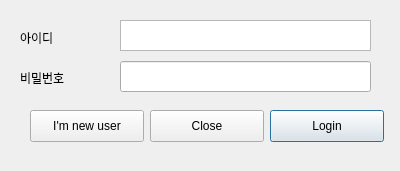
<?xml version="1.0" encoding="UTF-8"?>
<ui version="4.0">
 <class>LogInDialog</class>
 <widget class="QDialog" name="LogInDialog">
  <property name="geometry">
   <rect>
    <x>0</x>
    <y>0</y>
    <width>400</width>
    <height>171</height>
   </rect>
  </property>
  <property name="sizePolicy">
   <sizepolicy hsizetype="Fixed" vsizetype="Fixed">
    <horstretch>0</horstretch>
    <verstretch>0</verstretch>
   </sizepolicy>
  </property>
  <property name="minimumSize">
   <size>
    <width>400</width>
    <height>171</height>
   </size>
  </property>
  <property name="maximumSize">
   <size>
    <width>400</width>
    <height>171</height>
   </size>
  </property>
  <property name="baseSize">
   <size>
    <width>400</width>
    <height>171</height>
   </size>
  </property>
  <property name="focusPolicy">
   <enum>Qt::WheelFocus</enum>
  </property>
  <property name="windowTitle">
   <string>Login</string>
  </property>
  <widget class="QTextEdit" name="UserIDInput">
   <property name="geometry">
    <rect>
     <x>120</x>
     <y>20</y>
     <width>251</width>
     <height>31</height>
    </rect>
   </property>
   <property name="focusPolicy">
    <enum>Qt::StrongFocus</enum>
   </property>
   <property name="tabChangesFocus">
    <bool>true</bool>
   </property>
  </widget>
  <widget class="QPushButton" name="btnLogin">
   <property name="geometry">
    <rect>
     <x>270</x>
     <y>110</y>
     <width>114</width>
     <height>32</height>
    </rect>
   </property>
   <property name="text">
    <string>Login</string>
   </property>
   <property name="default">
    <bool>true</bool>
   </property>
  </widget>
  <widget class="QPushButton" name="btnClose">
   <property name="geometry">
    <rect>
     <x>150</x>
     <y>110</y>
     <width>114</width>
     <height>32</height>
    </rect>
   </property>
   <property name="focusPolicy">
    <enum>Qt::StrongFocus</enum>
   </property>
   <property name="text">
    <string>Close</string>
   </property>
   <property name="autoDefault">
    <bool>true</bool>
   </property>
  </widget>
  <widget class="QPushButton" name="btnRegister">
   <property name="geometry">
    <rect>
     <x>30</x>
     <y>110</y>
     <width>114</width>
     <height>32</height>
    </rect>
   </property>
   <property name="text">
    <string>I'm new user</string>
   </property>
   <property name="autoDefault">
    <bool>true</bool>
   </property>
  </widget>
  <widget class="QLabel" name="label">
   <property name="geometry">
    <rect>
     <x>20</x>
     <y>30</y>
     <width>62</width>
     <height>16</height>
    </rect>
   </property>
   <property name="text">
    <string>아이디  </string>
   </property>
  </widget>
  <widget class="QLabel" name="label_2">
   <property name="geometry">
    <rect>
     <x>20</x>
     <y>70</y>
     <width>62</width>
     <height>16</height>
    </rect>
   </property>
   <property name="text">
    <string>비밀번호 </string>
   </property>
  </widget>
  <widget class="QLabel" name="progressMsg">
   <property name="geometry">
    <rect>
     <x>20</x>
     <y>150</y>
     <width>361</width>
     <height>16</height>
    </rect>
   </property>
   <property name="text">
    <string/>
   </property>
  </widget>
  <widget class="QLineEdit" name="UserPasswdInput">
   <property name="geometry">
    <rect>
     <x>120</x>
     <y>61</y>
     <width>251</width>
     <height>31</height>
    </rect>
   </property>
  </widget>
 </widget>
 <tabstops>
  <tabstop>UserIDInput</tabstop>
  <tabstop>btnLogin</tabstop>
  <tabstop>btnClose</tabstop>
  <tabstop>btnRegister</tabstop>
 </tabstops>
 <resources/>
 <connections/>
</ui>
